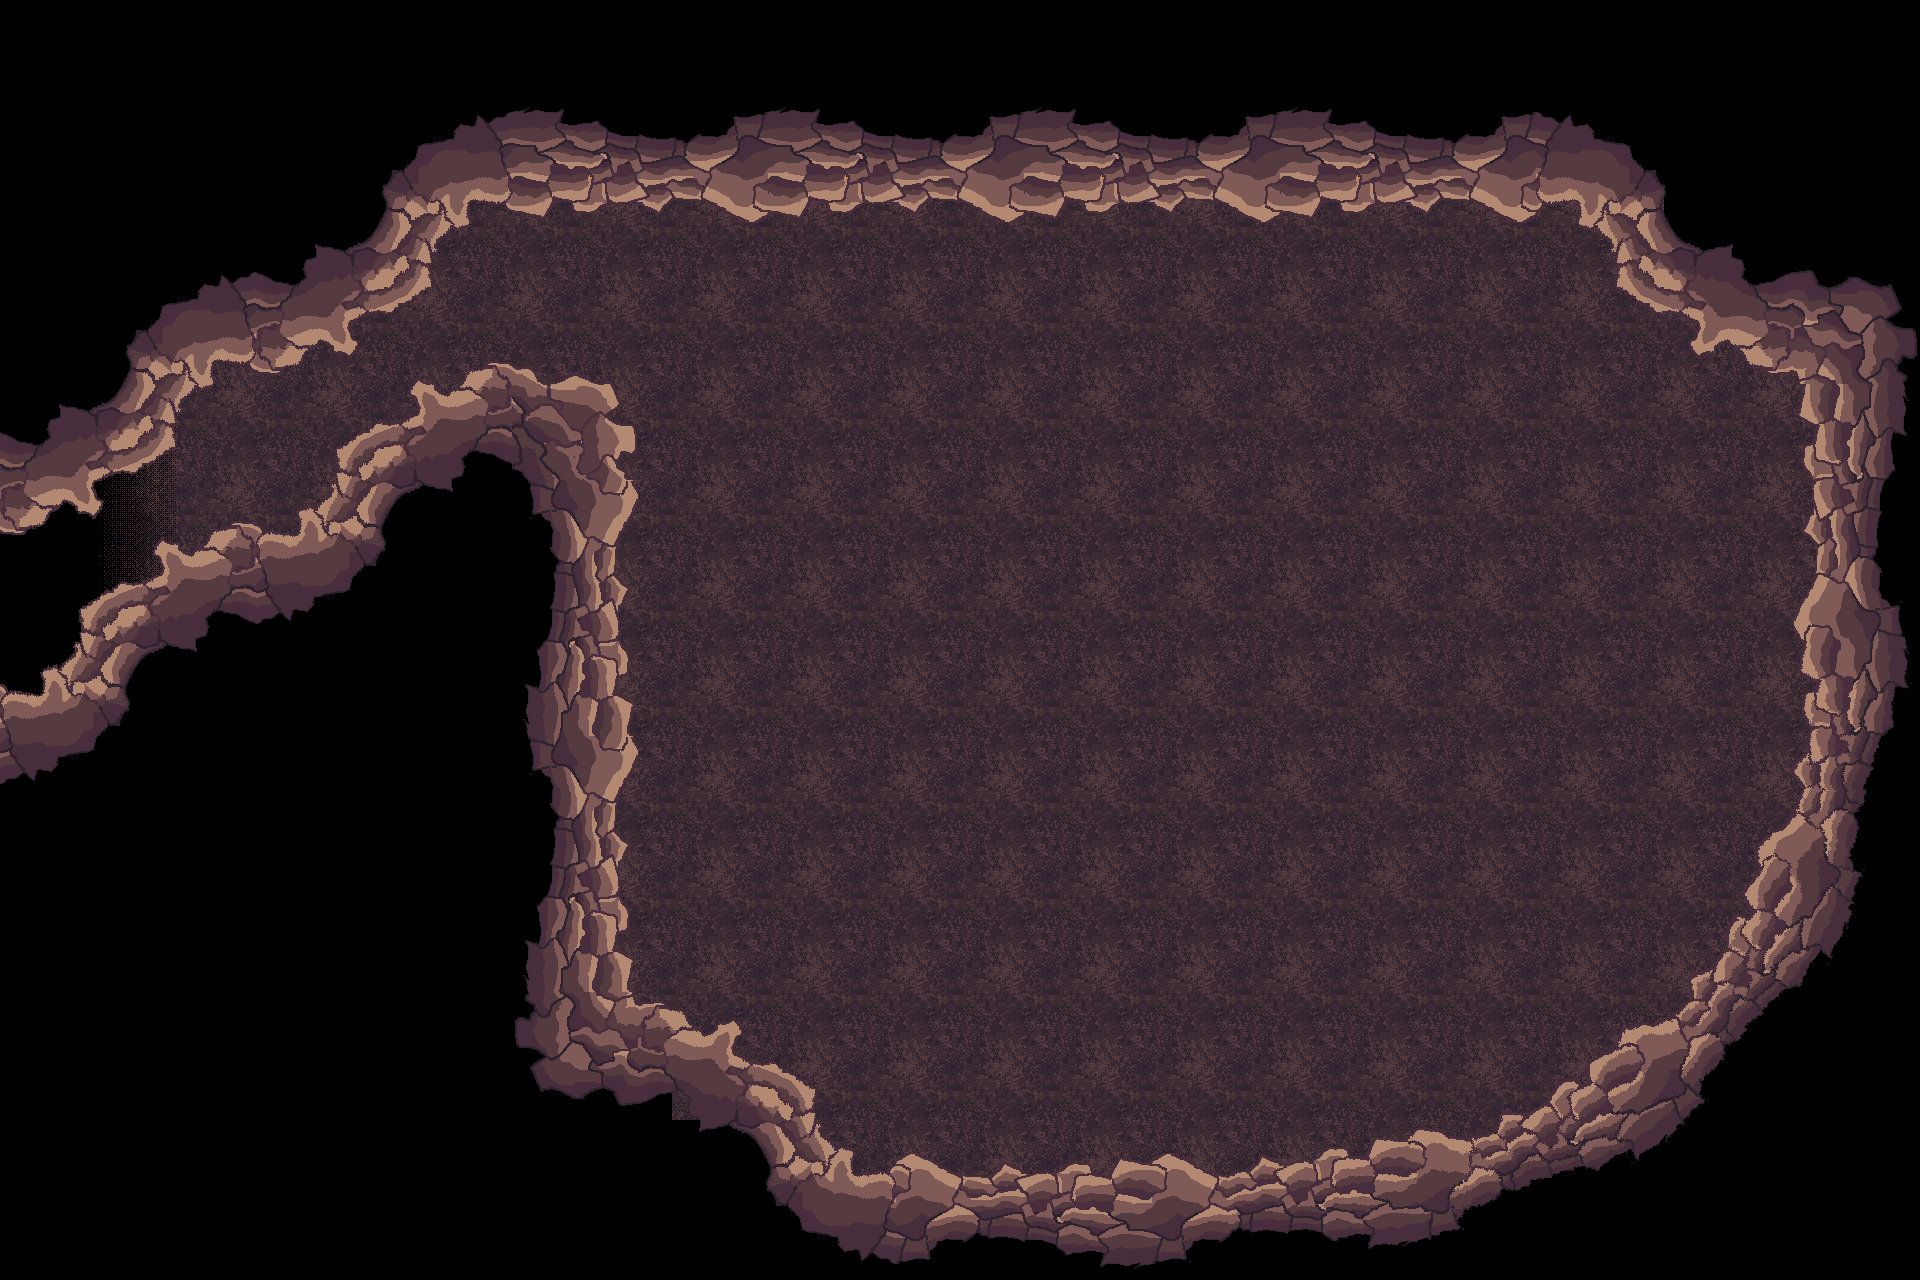

Below is a game level as drawn by its tile map, then a one-line description and the .tmx that defines it (tile-layer data replaced by summaries):
An orthogonal 60x40 tile map with 32x32 px tiles, 4 tile layers (floor, darkness, walls, walls_2), 2 tilesets and 25 objects (15x Wall, 7x Fungus, Chest, Door, Entrance).

<map version="1.10" tiledversion="1.11.2" orientation="orthogonal" renderorder="right-down" width="60" height="40" tilewidth="32" tileheight="32" infinite="0" nextlayerid="9" nextobjectid="28">
 <tileset firstgid="1" source="../tilesets/floor1-features.tsx" />
 <tileset firstgid="4097" source="../Caverns Floor 1.tsx" />
 <layer id="4" name="floor" width="60" height="40">
  <data>[2400 cells, 2400 non-empty, 9 distinct tile ids]</data>
 </layer>
 <layer id="3" name="darkness" width="60" height="40">
  <data>[2400 cells, 857 non-empty, 4 distinct tile ids]</data>
 </layer>
 <layer id="1" name="walls" width="60" height="40">
  <data>[2400 cells, 1110 non-empty, 742 distinct tile ids]</data>
 </layer>
 <layer id="2" name="walls_2" width="60" height="40">
  <data>[2400 cells, 144 non-empty, 72 distinct tile ids]</data>
 </layer>
 <objectgroup id="8" name="objects">
  <object id="27" name="Chest" x="1620" y="944">
   <properties>
    <property name="item" value="Wand" />
   </properties>
   <point />
  </object>
 </objectgroup>
 <objectgroup id="5" name="walls">
  <object id="1" name="Wall" x="4" y="536">
   <polygon points="0,0 64,-31 89,-22 100,-35 88,-51 171,-90 175,-128 208,-153 211,-172 274,-164 254,-280 -2,-248" />
  </object>
  <object id="2" name="Wall" x="264" y="375">
   <polygon points="0,0 64,-31 89,-22 100,-35 88,-51 171,-90 175,-128 208,-153 211,-172 274,-164 254,-280 -2,-248" />
  </object>
  <object id="3" name="Wall" x="0" y="683">
   <polygon points="0,0 42,9 42,-12 83,-41 81,-77 161,-113 155,-138 160,-146 185,-133 233,-164 255,-161 255,83 -1,83" />
  </object>
  <object id="4" name="Wall" x="258" y="527">
   <polygon points="0,0 42,9 42,-12 83,-41 81,-77 161,-113 155,-138 160,-146 185,-133 233,-164 255,-161 255,83 -1,83" />
  </object>
  <object id="5" name="Wall" x="514" y="364">
   <polygon points="0,0 35,21 60,8 98,17 124,86 112,119 -1,116" />
  </object>
  <object id="6" name="Wall" x="512" y="742">
   <polygon points="0,0 117,1 123,-32 105,-44 105,-58 116,-62 115,-84 107,-130 122,-145 103,-165 125,-241 118,-263 0,-256 0,0" />
  </object>
  <object id="7" name="Wall" x="508" y="991">
   <polygon points="0,0 117,1 123,-32 105,-44 105,-58 116,-62 115,-84 107,-130 122,-145 103,-165 125,-241 118,-263 0,-256 0,0" />
  </object>
  <object id="8" name="Wall" x="642" y="1001">
   <polygon points="0,0 22,-1 66,30 94,13 102,29 92,53 132,60 175,85 174,117 194,142 212,146 213,172 247,169 254,162 254,277 -2,277" />
  </object>
  <object id="9" name="Wall" x="897" y="1160">
   <polygon points="0,0 14,-6 65,17 93,19 109,3 132,16 160,15 171,4 194,4 195,14 213,18 224,0 249,6 256,3 255,105 -1,112" />
  </object>
  <object id="10" name="Wall" x="1808" y="384" rotation="90">
   <polygon points="0,0 31,5 43,-14 58,-10 59,-3 84,0 94,-9 126,-11 145,1 161,-13 191,-14 237,9 261,-3 285,4 367,-6 381,10 403,1 427,12 464,45 485,44 509,58 582,90 591,117 613,113 635,147 645,181 661,188 675,212 728,273 725,300 745,307 744,384 755,400 752,425 771,442 764,476 775,490 772,536 785,578 768,636 775,647 894,650 894,-118 -2,-118" />
  </object>
  <object id="11" name="Wall" x="1542" y="209">
   <polygon points="0,0 38,-10 41,13 54,18 78,43 79,77 122,102 161,111 152,133 158,146 189,129 232,163 253,159 254,-84 -2,-84" />
  </object>
  <object id="12" name="Wall" x="1288" y="212">
   <polygon points="0,0 30,4 44,-16 65,-4 130,-10 147,-1 163,-15 237,9 256,2 257,-119 1,-119" />
  </object>
  <object id="13" name="Wall" x="1025" y="214">
   <polygon points="0,0 30,4 44,-16 65,-4 130,-10 147,-1 163,-15 237,9 256,2 257,-119 1,-119" />
  </object>
  <object id="14" name="Wall" x="768" y="211">
   <polygon points="0,0 30,4 44,-16 65,-4 130,-10 147,-1 163,-15 237,9 256,2 257,-119 1,-119" />
  </object>
  <object id="15" name="Wall" x="511" y="212">
   <polygon points="0,0 30,4 44,-16 65,-4 130,-10 147,-1 163,-15 237,9 256,2 257,-119 1,-119" />
  </object>
 </objectgroup>
 <objectgroup id="6" name="zones">
  <object id="20" name="Fungus" x="1062" y="604">
   <point />
  </object>
  <object id="21" name="Fungus" x="1027" y="667">
   <point />
  </object>
  <object id="22" name="Fungus" x="1048" y="690">
   <point />
  </object>
  <object id="23" name="Fungus" x="1077" y="702">
   <point />
  </object>
  <object id="24" name="Fungus" x="1117" y="698">
   <point />
  </object>
  <object id="25" name="Fungus" x="1153" y="669">
   <point />
  </object>
  <object id="26" name="Fungus" x="1111" y="603">
   <point />
  </object>
 </objectgroup>
 <objectgroup id="7" name="doors">
  <object id="17" name="Door" x="97" y="477" width="48" height="103">
   <properties>
    <property name="targetObj" value="Entrance3" />
    <property name="targetRoom" value="room5" />
   </properties>
  </object>
  <object id="18" name="Entrance" x="225" y="464">
   <point />
  </object>
 </objectgroup>
</map>
